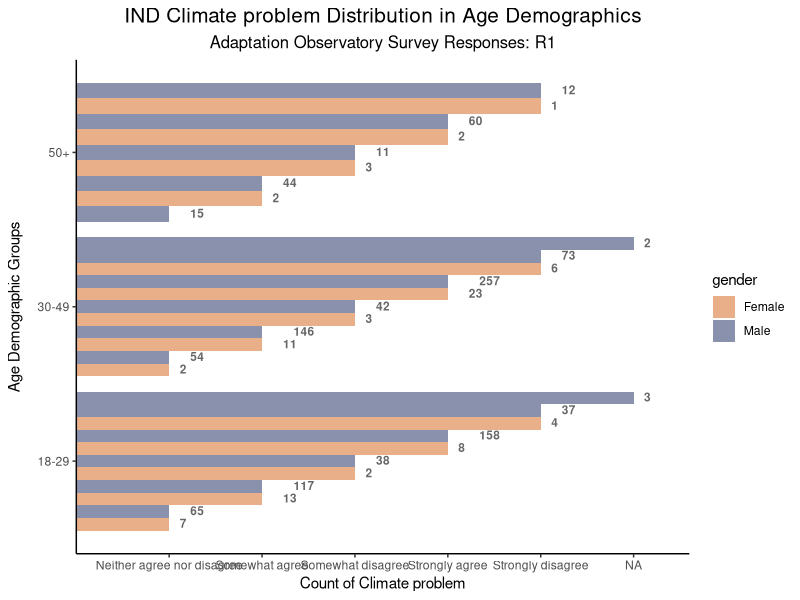

This chart was generated by the following R code: (Note: this script raises an error after producing the figure.)
## ---- chunk 1
library(here)
library(tidyverse)
library(RColorBrewer)
## ---- chunk 2
# load BGD data 
bgd <- read_csv("../clean_data/adaptation_observatory_bgd_cleaned_survey_questions_R1.csv",
                show_col_types = FALSE)
# group duplicated by phone & ip
bgd_dup <- read_csv("../clean_data/adaptation_observatory_bgd_cleaned_duplicate_survey_questions_R1.csv",
                    show_col_types = FALSE) 


# load IND data 
ind <- read_csv("../clean_data/adaptation_observatory_ind_cleaned_survey_questions_R1.csv",
                show_col_types = FALSE)
# group duplicated by phone & ip
ind_dup <- read_csv("../clean_data/adaptation_observatory_ind_cleaned_duplicate_survey_questions_R1.csv",
                    show_col_types = FALSE) 
## ---- chunk 3
colnames(ind)
## ---- chunk 4
# data wrangling
plot_data_bgd <- bgd %>%  
  mutate(age_group = case_when(
    (age >= 18 & age < 30) ~ "18-29",
    (age >= 30 & age < 50) ~ "30-49",
    (age >= 50) ~ "50+"
   )) %>% 
  mutate(age = as.integer(age)) %>% 
  filter(!is.na(age)) %>% 
  dplyr::select(age_group, gender, demo_gender, demo_age, age,
         q_language, income_brackets, demo_income,
         household_move, flood_year, stay_residence,
         flood_close, move_rural_urban, property_loss,
         housing_damage, flood_prepared, contact_authority,
         enough_eat, climate_problem, trust_government,
         region, no_surverys_submitted) 

# data wrangling
plot_data_bgd_dup <- bgd_dup %>%  
  mutate(age_group = case_when(
    (age >= 18 & age < 30) ~ "18-29",
    (age >= 30 & age < 50) ~ "30-49",
    (age >= 50) ~ "50+"
   )) %>% 
  mutate(age = as.integer(age)) %>% 
  filter(!is.na(age)) %>% 
  dplyr::select(ip_address, comp_phone1_try1, age_group,
                gender, demo_gender, demo_age, age,
                q_language, income_brackets, demo_income,
                household_move, flood_year, stay_residence,
                flood_close, move_rural_urban, property_loss,
                housing_damage, flood_prepared, contact_authority,
                enough_eat, climate_problem, trust_government,
                no_surverys_submitted, region) 

plot_data_bgd
## ---- chunk 5
# data wrangling
plot_data_ind <- ind %>%  
  mutate(age_group = case_when(
    (age >= 18 & age < 30) ~ "18-29",
    (age >= 30 & age < 50) ~ "30-49",
    (age >= 50) ~ "50+"
   )) %>% 
  mutate(age = as.integer(age)) %>% 
  filter(!is.na(age)) %>% 
  dplyr::select(age_group, gender, demo_gender, demo_age, age,
         q_language, income_brackets, demo_income,
         household_move, flood_year, stay_residence,
         flood_close, move_rural_urban, property_loss,
         housing_damage, flood_prepared, contact_authority,
         enough_eat, climate_problem, trust_government,
         no_surverys_submitted, region) 


# data wrangling
plot_data_ind_dup <- ind_dup %>%  
  mutate(age_group = case_when(
    (age >= 18 & age < 30) ~ "18-29",
    (age >= 30 & age < 50) ~ "30-49",
    (age >= 50) ~ "50+"
   )) %>% 
  mutate(age = as.integer(age)) %>% 
  filter(!is.na(age)) %>% 
  dplyr::select(ip_address, comp_phone1_try1, age_group, gender, demo_gender, demo_age, age,
         q_language, income_brackets, demo_income,
         household_move, flood_year, stay_residence,
         flood_close, move_rural_urban, property_loss,
         housing_damage, flood_prepared, contact_authority,
         enough_eat, climate_problem, trust_government,
         no_surverys_submitted, region) 


plot_data_ind_dup
plot_data_ind
## ---- chunk 6
colors <- c("Female" = "#D16014", "Male" = "#17255A")
#"#C4A287"
## ---- chunk 7
generate_plot <- function(df, country, survey_question, round_of_surveying) {
  # Create folder if it doesn't exist
  folder_path <- paste0(here("response_analysis","response_visuals"))
  if (!file.exists(folder_path)) {
    dir.create(folder_path)
    print(paste("Folder", folder_path, "created."))
  }

  # Save survey question as a title for plotting
  if (survey_question %in% names(df)) {
    # Modify survey question title
    survey_question_title <- tools::toTitleCase(survey_question)
    survey_question_title <- gsub("_", " ", survey_question_title)

    if ("Yes" %in% df[[survey_question]] | survey_question == "income_brackets" | survey_question == "region") {
      # Subset data for plotting 
      plot_data <- df %>%
        # label groups by age demo
        mutate(age_group = fct_reorder(age_group, .data[[survey_question]])) %>%
        mutate(age_group = factor(age_group, levels=c("18-29", "30-49", "50+"))) %>%
        # count frequency 
        group_by(age_group, gender, .data[[survey_question]]) %>%
        summarise(count = n()) %>%
        ungroup() %>% 
        # create histogram
        ggplot(aes(fill = gender, y = .data[[survey_question]], x= age_group)) + 
        geom_col(position="dodge", alpha=0.5, outlier.colour="transparent") +
        labs(title = paste0(country, " ", survey_question_title, " Distribution in Age Demographics"),
             subtitle = paste0("Adaptation Observatory Survey Responses: ", round_of_surveying),
             x = "Age Demographic Groups",
             y = paste0("Count of ", survey_question_title)) +
        # count of language frequency 
        geom_text(aes(label = count,
                      fontface = "bold"),
                  size = 3,
                  position = position_dodge(width = 0.9),
                  hjust = .5,
                  vjust = -0.4,
                  color = "grey40") +
        # customs
        scale_fill_manual(values = colors) +
        theme_classic()  +
        theme(
          plot.title = element_text(size = 15,
                                    hjust = .5),
          plot.subtitle = element_text(size = 12,
                                       hjust = .5),
          axis.title.y = element_text(margin = margin(t = 0, r = 10, b = 0, l = 0)) # Adjust y-axis title position
        ) 

      # Save plot as a png
      plot_filename <- paste0(folder_path, "/", round_of_surveying, "/", country, "_", survey_question, "_response_analysis_", round_of_surveying, ".png")
      ggsave(filename = plot_filename, plot = plot_data, width = 8, height = 5, dpi = 300)

      print("Plot saved successfully.")
    } else {
      # Subset data for plotting 
      plot_data <- df %>%
        # label groups by age demo
        mutate(age_group = fct_reorder(age_group, .data[[survey_question]])) %>%
        mutate(age_group = factor(age_group, levels=c("18-29", "30-49", "50+"))) %>%
        # count frequency 
        group_by(age_group, gender, .data[[survey_question]]) %>%
        summarise(count = n()) %>%
        ungroup() %>% 
        # create histogram
        ggplot(aes(fill = gender, y = .data[[survey_question]], x= age_group)) + 
        geom_col(position="dodge", alpha=0.5, outlier.colour="transparent") +
        labs(title = paste0(country, " ", survey_question_title, " Distribution in Age Demographics"),
             subtitle = paste0("Adaptation Observatory Survey Responses: ", round_of_surveying),
             x = "Age Demographic Groups",
             y = paste0("Count of ",survey_question_title)) +
        # count of language frequency 
        geom_text(aes(label = count,
                      fontface = "bold"),
                  size = 3,
                  position = position_dodge(width = 0.9),
                  hjust = -1.5,
                  vjust = 0.4,
                  color = "grey40") +
        # customs
        scale_fill_manual(values = colors) +
        coord_flip() +
        theme_classic()  +
        theme(
          plot.title = element_text(size = 15,
                                    hjust = .5),
          plot.subtitle = element_text(size = 12,
                                       hjust = .5),
          axis.title.y = element_text(margin = margin(t = 0, r = 10, b = 0, l = 0)) # Adjust y-axis title position
        )

      # Save plot as a png
      plot_filename <- paste0(folder_path, "/", country, "/", round_of_surveying, "/", country, "_", survey_question, "_response_analysis_", round_of_surveying, ".png")
      ggsave(filename = plot_filename, plot = plot_data, width = 10, height = 6, dpi = 300)

      print("Plot saved successfully.")
    } 
  } else {
    print("Specified survey question column does not exist in the dataframe.")
  }
}
## ---- chunk 8
generate_plot(plot_data_ind, "IND", "climate_problem", "R1")
## ---- chunk 9
colnames(plot_data_ind_dup)

# this confirms that all of the respondants here have unique 
# 45 repeat
repeat_bgd <- as.numeric(length(unique(bgd_dup$response_id))) - as.numeric(length(unique(bgd_dup$comp_phone1_try1)))

# 6 repeat
repeat_ind <- as.numeric(length(unique(ind_dup$response_id))) - as.numeric(length(unique(ind_dup$comp_phone1_try1)))

# okay wait, i'm not confident in my approach above bc it's not looking at commonalities between the vectors
# let's try intersect()

ip_phone_combinations <- function(data) {
  
  # Find combinations that appear more than once
  duplicated_combinations <- data[duplicated(data[, c("ip_address", "comp_phone1_try1")]) |
                                  duplicated(data[, c("ip_address", "comp_phone1_try1")], fromLast = TRUE), 
                                  c("ip_address", "comp_phone1_try1")]
  return(duplicated_combinations)
}


# Example usage:
# Assuming 'bgd_dup' is your data frame
repeat_bgd <- ip_phone_combinations(bgd_dup)


repeat_ind <- ip_phone_combinations(ind_dup)



# using join, let's isolate all observations from duplicate phone + ip
bgd_duplicates <- inner_join(plot_data_bgd_dup, repeat_bgd, by = c("ip_address", "comp_phone1_try1"))

# save file
write.csv(bgd_duplicates, file = "../clean_data/adaptation_observatory_bgd_cleaned_duplicate_survey_questions_R1.csv")


# using join, let's isolate all observations from duplicate phone + ip
ind_duplicates <- inner_join(plot_data, repeat_ind, by = c("ip_address", "comp_phone1_try1"))


# save file
write.csv(ind_duplicates, file = "../clean_data/adaptation_observatory_ind_cleaned_duplicate_survey_questions_R1.csv")
## ---- chunk 10
generate_dup_plot <- function(df, country, survey_question, round_of_surveying) {
  # Create folder if it doesn't exist
  folder_path <- paste0(here("response_analysis","response_visuals", country, round_of_surveying))
  if (!file.exists(folder_path)) {
    dir.create(folder_path)
    print(paste("Folder", folder_path, "created."))
  }

  # Save survey question as a title for plotting
  if (survey_question %in% names(df)) {
    # Modify survey question title
    survey_question_title <- tools::toTitleCase(survey_question)
    survey_question_title <- gsub("_", " ", survey_question_title)

    if ("Yes" %in% df[[survey_question]] | survey_question == "income_brackets" | survey_question == "region") {
      # Subset data for plotting 
      plot_data <- df %>%
        # label groups by age demo
        mutate(age_group = fct_reorder(age_group, .data[[survey_question]])) %>%
        mutate(age_group = factor(age_group, levels=c("18-29", "30-49", "50+"))) %>%
        # count frequency 
        group_by(age_group, gender, .data[[survey_question]]) %>%
        summarise(count = n()) %>%
        ungroup() %>% 
        # create histogram
        ggplot(aes(fill = gender, y = .data[[survey_question]], x= age_group)) + 
        geom_col(position="dodge", alpha=0.5, outlier.colour="transparent") +
        labs(title = paste0(country, " ", survey_question_title, " Distribution in Age Demographics"),
             subtitle = paste0("Adaptation Observatory Survey Responses: ", round_of_surveying),
             x = "Age Demographic Groups",
             y = paste0("Count of ", survey_question_title)) +
        # count of language frequency 
        geom_text(aes(label = count,
                      fontface = "bold"),
                  size = 3,
                  position = position_dodge(width = 0.9),
                  hjust = .5,
                  vjust = -0.4,
                  color = "grey40") +
        # customs
        scale_fill_manual(values = colors) +
        theme_classic()  +
        theme(
          plot.title = element_text(size = 15,
                                    hjust = .5),
          plot.subtitle = element_text(size = 12,
                                       hjust = .5),
          axis.title.y = element_text(margin = margin(t = 0, r = 10, b = 0, l = 0)) # Adjust y-axis title position
        ) 

      # Save plot as a png
      plot_filename <- paste0(folder_path, "/", "dup_data_vis","/","total_dup_response", "/", country, "_", survey_question, "_duplicates_response_analysis_", round_of_surveying,".png")
      ggsave(filename = plot_filename, plot = plot_data, width = 8, height = 5, dpi = 300)

      print("Plot saved successfully.")
    } else {
      # Subset data for plotting 
      plot_data <- df %>%
        # label groups by age demo
        mutate(age_group = fct_reorder(age_group, .data[[survey_question]])) %>%
        mutate(age_group = factor(age_group, levels=c("18-29", "30-49", "50+"))) %>%
        # count frequency 
        group_by(age_group, gender, .data[[survey_question]]) %>%
        summarise(count = n()) %>%
        ungroup() %>% 
        # create histogram
        ggplot(aes(fill = gender, y = .data[[survey_question]], x= age_group)) + 
        geom_col(position="dodge", alpha=0.5, outlier.colour="transparent") +
        labs(title = paste0(country, " ", survey_question_title, " Distribution in Age Demographics"),
             subtitle = paste0("Adaptation Observatory Survey Responses: ", round_of_surveying),
             x = "Age Demographic Groups",
             y = paste0("Count of ",survey_question_title)) +
        # count of language frequency 
        geom_text(aes(label = count,
                      fontface = "bold"),
                  size = 3,
                  position = position_dodge(width = 0.9),
                  hjust = -1.5,
                  vjust = 0.4,
                  color = "grey40") +
        # customs
        scale_fill_manual(values = colors) +
        coord_flip() +
        theme_classic()  +
        theme(
          plot.title = element_text(size = 15,
                                    hjust = .5),
          plot.subtitle = element_text(size = 12,
                                       hjust = .5),
          axis.title.y = element_text(margin = margin(t = 0, r = 10, b = 0, l = 0)) # Adjust y-axis title position
        )

      # Save plot as a png
      plot_filename <- paste0(folder_path, "/", "dup_data_vis","/","total_dup_response", "/", country, "_", survey_question, "_duplicates_response_analysis_", round_of_surveying,".png")
      ggsave(filename = plot_filename, plot = plot_data, width = 10, height = 6, dpi = 300)

      print("Plot saved successfully.")
    } 
  } else {
    print("Specified survey question column does not exist in the dataframe.")
  }
}
## ---- chunk 11
generate_dup_plot(ind_duplicates, "IND", "q_language", "R1")
## ---- chunk 12
generate_dup_plots <- function(df, country, survey_question, round_of_surveying) {
  # Create folder if it doesn't exist
  folder_path <- paste0(here("response_analysis","response_visuals"))
  if (!file.exists(folder_path)) {
    dir.create(folder_path)
    print(paste("Folder", folder_path, "created."))
  }
  
  # Save survey question as a title for plotting
  if (survey_question %in% names(df)) {
    # Modify survey question title
    survey_question_title <- tools::toTitleCase(survey_question)
    survey_question_title <- gsub("_", " ", survey_question_title)
    
    # Group by IP address and comp_phone1_try1
    grouped_df <- df %>%
      group_by(ip_address, comp_phone1_try1) %>%
      summarise()
    
    # Iterate over each group and generate individual histograms
    for (i in 1:nrow(grouped_df)) {
      ip <- grouped_df$ip_address[i]
      phone <- grouped_df$comp_phone1_try1[i]
      
      # Subset data for the current group
      plot_data <- df %>%
        filter(ip_address == ip, comp_phone1_try1 == phone) %>%
        # label groups by age demo
        mutate(age_group = fct_reorder(age_group, .data[[survey_question]])) %>%
        mutate(age_group = factor(age_group, levels=c("18-29", "30-49", "50+", NA))) %>%
        # count frequency 
        group_by(age_group, gender, .data[[survey_question]]) %>%
        summarise(count = n()) %>%
        ungroup() %>% 
        # create histogram
        ggplot(aes(fill = gender, y = .data[[survey_question]], x= age_group)) + 
        geom_col(position="dodge", alpha=0.5, outlier.colour="transparent") +
        labs(title = paste0(country, " ", survey_question_title, " Distribution in Age Demographics"),
             subtitle = paste0("Adaptation Observatory Survey Responses: ", round_of_surveying),
             x = "Age Demographic Groups",
             y = paste0("Count of ", survey_question_title, " (IP:", ip, ", Phone:", phone, ")")) +
        # count of language frequency 
        geom_text(aes(label = count,
                      fontface = "bold"),
                  size = 3,
                  position = position_dodge(width = 0.9),
                  hjust = .5,
                  vjust = -0.4,
                  color = "grey40") +
        # customs
        scale_fill_manual(values = colors) +
        theme_classic()  +
        theme(
          plot.title = element_text(size = 15,
                                    hjust = .5),
          plot.subtitle = element_text(size = 12,
                                       hjust = .5),
          axis.title.y = element_text(margin = margin(t = 0, r = 10, b = 0, l = 0)) # Adjust y-axis title position
        ) 
      
      # Save plot as a png
      plot_filename <- paste0(folder_path, "/", country, "/", round_of_surveying, "/", "dup_data_vis","/", "repeat_ip_cell","/",survey_question, "/", country, "_", survey_question, "duplicates_response_analysis_", round_of_surveying, "_IP_", ip, "_Phone_", phone, ".png")
      ggsave(filename = plot_filename, plot = plot_data, width = 8, height = 5, dpi = 300)
      
      print(paste("Plot for IP:", ip, "and Phone:", phone, "saved successfully."))
    }
  } else {
    print("Specified survey question column does not exist in the dataframe.")
  }
}
## ---- chunk 13
generate_dup_plots(ind_duplicates, "IND", "stay_residence", "R1")
# not working
# stay_residence 
# flood_close 
# property_loss 
# housing_damage

## ---- chunk 14
#~~~~~~~~~~~~~~~~~~~~~~~~~~~~~~~~
# ----         BGD           ----
#~~~~~~~~~~~~~~~~~~~~~~~~~~~~~~~~
# Grouped
plot_data_bgd %>%
    # label groups by age demo
  mutate(age_group = fct_reorder(age_group, q_language)) %>%
  mutate(age_group = factor(age_group, levels=c("18-29", "30-49", "50+"))) %>%
  
  # count frequency 
  group_by(age_group, gender, q_language) %>%
  summarise(count = n()) %>%
  ungroup() %>% 
  
  # create histogram
  ggplot(aes(fill = gender, y = q_language, x= age_group)) + 
  geom_col(position="dodge", alpha=0.5, outlier.colour="transparent") +
  
  labs(title = "BGD Qualtrics Language Distribution in Age Demographics",
       subtitle = "Adaptation Observatory Survey Responses: 2024 April 15",
       x = "Age Demographic Groups",
       y = "Qualtric Detected Languages") +
  
  # count of language frequency 
  geom_text(aes(label = count,
                fontface = "bold"),
            size = 3,
            position = position_dodge(width = 0.9),
            hjust = -1.5,
            vjust = 0.4,
            color = "grey40") +
  
  # customs
  scale_fill_manual(values = colors) +
  
  
  theme_classic()  +
  
  theme(
    plot.title = element_text(size = 15,
                         hjust = .5),
    
    plot.subtitle = element_text(size = 12,
                            hjust = .5)
    
  ) +
  
  coord_flip()
 
#~~~~~~~~~~~~~~~~~~~~~~~~~~~~~~~~
# ----        India          ----
#~~~~~~~~~~~~~~~~~~~~~~~~~~~~~~~~
# Subset data for plotting 
plot_data_ind %>%
  
  # label groups by age demo
  mutate(age_group = fct_reorder(age_group, q_language)) %>%
  mutate(age_group = factor(age_group, levels=c("18-29", "30-49", "50+"))) %>%
  
  # count frequency 
  group_by(age_group, gender, q_language) %>%
  summarise(count = n()) %>%
  ungroup() %>% 
  
  # create histogram
  ggplot(aes(fill = gender, y = q_language, x= age_group)) + 
  geom_col(position="dodge", alpha=0.5, outlier.colour="transparent") +
  
  labs(title = "IND Qualtrics Language Distribution in Age Demographics",
       subtitle = "Adaptation Observatory Survey Responses: 2024 April 15",
       x = "Age Demographic Groups",
       y = "Qualtric Detected Languages") +
  
  # count of language frequency 
  geom_text(aes(label = count,
                fontface = "bold"),
            size = 3,
            position = position_dodge(width = 0.9),
            hjust = -1.5,
            vjust = 0.4,
            color = "grey40") +
  
  # customs
  scale_fill_manual(values = colors) +
  
  
  theme_classic()  +
  
  theme(
    plot.title = element_text(size = 15,
                         hjust = .5),
    
    plot.subtitle = element_text(size = 12,
                            hjust = .5)
    
  ) +
  
  coord_flip()
## ---- chunk 15
#~~~~~~~~~~~~~~~~~~~~~~~~~~~~~~~~
# ----         BGD           ----
#~~~~~~~~~~~~~~~~~~~~~~~~~~~~~~~~
# Plotting the 5 income brackets
plot_data_bgd %>%
    # label groups by age demo
  mutate(age_group = fct_reorder(age_group, income_brackets)) %>%
  mutate(age_group = factor(age_group, levels=c("18-29", "30-49", "50+"))) %>%
  
  # count frequency 
  group_by(age_group, gender, income_brackets) %>%
  summarise(count = n()) %>%
  ungroup() %>% 
  # create histogram
  ggplot(aes(fill = gender,
             y = income_brackets,
             x = age_group)) + 
  geom_col(position="dodge", alpha=0.5, outlier.colour="transparent") +
  
  labs(title = "BGD Income Bracket Distribution in Age Demographics",
       subtitle = "Adaptation Observatory Survey Responses: 2024 April 15",
       x = "Age Demographic Groups",
       y = "Tax Brackets") +
  
  # count of language frequency 
  geom_text(aes(label = count,
                fontface = "bold"),
            size = 3,
            position = position_dodge(width = 0.9),
            hjust = .5,
            vjust = -1,
            color = "grey40") +
  
  # customs
  scale_fill_manual(values = colors) +
  
  
  theme_classic()  +
  
  theme(
    plot.title = element_text(size = 15,
                         hjust = .5),
    
    plot.subtitle = element_text(size = 12,
                            hjust = .5)
    
  )
#~~~~~~~~~~~~~~~~~~~~~~~~~~~~~~~~
# ----        India          ----
#~~~~~~~~~~~~~~~~~~~~~~~~~~~~~~~~
# Plotting the 5 income brackets
plot_data_ind %>%
    # label groups by age demo
  mutate(age_group = fct_reorder(age_group, income_brackets)) %>%
  mutate(age_group = factor(age_group, levels=c("18-29", "30-49", "50+"))) %>%
  
  # count frequency 
  group_by(age_group, gender, income_brackets) %>%
  summarise(count = n()) %>%
  ungroup() %>% 
  # create histogram
  ggplot(aes(fill = gender,
             y = income_brackets,
             x = age_group)) + 
  geom_col(position="dodge", alpha=0.5, outlier.colour="transparent") +
  
  labs(title = "IND Income Bracket Distribution in Age Demographics",
       subtitle = "Adaptation Observatory Survey Responses: 2024 April 15",
       x = "Age Demographic Groups",
       y = "Tax Brackets") +
  
  # count of language frequency 
  geom_text(aes(label = count,
                fontface = "bold"),
            size = 3,
            position = position_dodge(width = 0.9),
            hjust = .5,
            vjust = -1,
            color = "grey40") +
  
  # customs
  scale_fill_manual(values = colors) +
  
  
  theme_classic()  +
  
  theme(
    plot.title = element_text(size = 15,
                         hjust = .5),
    
    plot.subtitle = element_text(size = 12,
                            hjust = .5)
    
  ) 
## ---- chunk 16
#~~~~~~~~~~~~~~~~~~~~~~~~~~~~~~~~
# ----         BGD           ----
#~~~~~~~~~~~~~~~~~~~~~~~~~~~~~~~~
# Subset data for plotting 
plot_data_bgd %>%
  
  # label groups by age demo
  mutate(age_group = fct_reorder(age_group, household_move)) %>%
  mutate(age_group = factor(age_group, levels=c("18-29", "30-49", "50+"))) %>%
  
  # count frequency 
  group_by(age_group, gender, household_move) %>%
  summarise(count = n()) %>%
  ungroup() %>% 
  
  # create histogram
  ggplot(aes(fill = gender, y = household_move, x= age_group)) + 
  geom_col(position="dodge", alpha=0.5, outlier.colour="transparent") +
  
  labs(title = "BGD Household Move Distribution in Age Demographics",
       subtitle = "Adaptation Observatory Survey Responses: 2024 April 15",
       x = "Age Demographic Groups",
       y = "Survey Response") +
  
  # count of language frequency 
  geom_text(aes(label = count,
                fontface = "bold"),
            size = 3,
            position = position_dodge(width = 0.9),
            hjust = .5,
            vjust = -0.4,
            color = "grey40") +
  
  # customs
  scale_fill_manual(values = colors) +
  
  
  theme_classic()  +
  
  theme(
    plot.title = element_text(size = 15,
                         hjust = .5),
    
    plot.subtitle = element_text(size = 12,
                            hjust = .5)
    
  ) 
#~~~~~~~~~~~~~~~~~~~~~~~~~~~~~~~~
# ----        India          ----
#~~~~~~~~~~~~~~~~~~~~~~~~~~~~~~~~
# Subset data for plotting 
plot_data_ind %>%
  
  # label groups by age demo
  mutate(age_group = fct_reorder(age_group, household_move)) %>%
  mutate(age_group = factor(age_group, levels=c("18-29", "30-49", "50+"))) %>%
  
  # count frequency 
  group_by(age_group, gender, household_move) %>%
  summarise(count = n()) %>%
  ungroup() %>% 
  
  # create histogram
  ggplot(aes(fill = gender, y = household_move, x= age_group)) + 
  geom_col(position="dodge", alpha=0.5, outlier.colour="transparent") +
  
  labs(title = "IND Household Move Distribution in Age Demographics",
       subtitle = "Adaptation Observatory Survey Responses: 2024 April 15",
       x = "Age Demographic Groups",
       y = "Survey Response") +
  
  # count of language frequency 
  geom_text(aes(label = count,
                fontface = "bold"),
            size = 3,
            position = position_dodge(width = 0.9),
            hjust = .5,
            vjust = -0.4,
            color = "grey40") +
  
  # customs
  scale_fill_manual(values = colors) +
  
  
  theme_classic()  +
  
  theme(
    plot.title = element_text(size = 15,
                         hjust = .5),
    
    plot.subtitle = element_text(size = 12,
                            hjust = .5)
    
  ) 
## ---- chunk 17
#~~~~~~~~~~~~~~~~~~~~~~~~~~~~~~~~
# ----         BGD           ----
#~~~~~~~~~~~~~~~~~~~~~~~~~~~~~~~~
# Subset data for plotting 
plot_data_bgd %>%
  
  # label groups by age demo
  mutate(age_group = fct_reorder(age_group, flood_year)) %>%
  mutate(age_group = factor(age_group, levels=c("18-29", "30-49", "50+"))) %>%
  
  # count frequency 
  group_by(age_group, gender, flood_year) %>%
  summarise(count = n()) %>%
  ungroup() %>% 
  
  # create histogram
  ggplot(aes(fill = gender, y = flood_year, x= age_group)) + 
  geom_col(position="dodge", alpha=0.5, outlier.colour="transparent") +
  
  labs(title = "BGD Flood Year Distribution in Age Demographics",
       subtitle = "Adaptation Observatory Survey Responses: 2024 April 15",
       x = "Age Demographic Groups",
       y = "Survey Response") +
  
  # count of language frequency 
  geom_text(aes(label = count,
                fontface = "bold"),
            size = 3,
            position = position_dodge(width = 0.9),
            hjust = .5,
            vjust = -0.4,
            color = "grey40") +
  
  # customs
  scale_fill_manual(values = colors) +
  
  
  theme_classic()  +
  
  theme(
    plot.title = element_text(size = 15,
                         hjust = .5),
    
    plot.subtitle = element_text(size = 12,
                            hjust = .5)
    
  ) 
#~~~~~~~~~~~~~~~~~~~~~~~~~~~~~~~~
# ----        India          ----
#~~~~~~~~~~~~~~~~~~~~~~~~~~~~~~~~
# Subset data for plotting 
plot_data_ind %>%
  
  # label groups by age demo
  mutate(age_group = fct_reorder(age_group, flood_year)) %>%
  mutate(age_group = factor(age_group, levels=c("18-29", "30-49", "50+"))) %>%
  
  # count frequency 
  group_by(age_group, gender, flood_year) %>%
  summarise(count = n()) %>%
  ungroup() %>% 
  
  # create histogram
  ggplot(aes(fill = gender, y = flood_year, x= age_group)) + 
  geom_col(position="dodge", alpha=0.5, outlier.colour="transparent") +
  
  labs(title = "IND Flood Year Distribution in Age Demographics",
       subtitle = "Adaptation Observatory Survey Responses: 2024 April 15",
       x = "Age Demographic Groups",
       y = "Survey Response") +
  
  # count of language frequency 
  geom_text(aes(label = count,
                fontface = "bold"),
            size = 3,
            position = position_dodge(width = 0.9),
            hjust = .5,
            vjust = -0.4,
            color = "grey40") +
  
  # customs
  scale_fill_manual(values = colors) +
  
  
  theme_classic()  +
  
  theme(
    plot.title = element_text(size = 15,
                         hjust = .5),
    
    plot.subtitle = element_text(size = 12,
                            hjust = .5)
    
  ) 
## ---- chunk 18
#~~~~~~~~~~~~~~~~~~~~~~~~~~~~~~~~
# ----         BGD           ----
#~~~~~~~~~~~~~~~~~~~~~~~~~~~~~~~~
# Subset data for plotting 
plot_data_bgd %>%
  # label groups by age demo
  mutate(age_group = fct_reorder(age_group, stay_residence)) %>%
  mutate(age_group = factor(age_group, levels=c("18-29", "30-49", "50+"))) %>%
  
  # count frequency 
  group_by(age_group, gender, stay_residence) %>%
  summarise(count = n()) %>%
  ungroup() %>% 
  
  # create histogram
  ggplot(aes(fill = gender, y = stay_residence, x= age_group)) + 
  geom_col(position="dodge", alpha=0.5, outlier.colour="transparent") +
  
  labs(title = "BGD Stay Residence Distribution in Age Demographics",
       subtitle = "Adaptation Observatory Survey Responses: 2024 April 15",
       x = "Age Demographic Groups",
       y = "Survey Response") +
  
  # count of language frequency 
  geom_text(aes(label = count,
                fontface = "bold"),
            size = 3,
            position = position_dodge(width = 0.9),
            hjust = .5,
            vjust = -0.4,
            color = "grey40") +
  
  # customs
  scale_fill_manual(values = colors) +
  
  
  theme_classic()  +
  
  theme(
    plot.title = element_text(size = 15,
                         hjust = .5),
    
    plot.subtitle = element_text(size = 12,
                            hjust = .5)
    
  ) 

#~~~~~~~~~~~~~~~~~~~~~~~~~~~~~~~~
# ----       India           ----
#~~~~~~~~~~~~~~~~~~~~~~~~~~~~~~~~
# Subset data for plotting 
plot_data_ind %>%
  # label groups by age demo
  mutate(age_group = fct_reorder(age_group, stay_residence)) %>%
  mutate(age_group = factor(age_group, levels=c("18-29", "30-49", "50+"))) %>%
  
  # count frequency 
  group_by(age_group, gender, stay_residence) %>%
  summarise(count = n()) %>%
  ungroup() %>% 
  
  # create histogram
  ggplot(aes(fill = gender, y = stay_residence, x= age_group)) + 
  geom_col(position="dodge", alpha=0.5, outlier.colour="transparent") +
  
  labs(title = "IND Stay Residence Distribution in Age Demographics",
       subtitle = "Adaptation Observatory Survey Responses: 2024 April 15",
       x = "Age Demographic Groups",
       y = "Survey Response") +
  
  # count of language frequency 
  geom_text(aes(label = count,
                fontface = "bold"),
            size = 3,
            position = position_dodge(width = 0.9),
            hjust = .5,
            vjust = -0.4,
            color = "grey40") +
  
  # customs
  scale_fill_manual(values = colors) +
  
  
  theme_classic()  +
  
  theme(
    plot.title = element_text(size = 15,
                         hjust = .5),
    
    plot.subtitle = element_text(size = 12,
                            hjust = .5)
    
  ) 
## ---- chunk 19
#~~~~~~~~~~~~~~~~~~~~~~~~~~~~~~~~
# ----         BGD           ----
#~~~~~~~~~~~~~~~~~~~~~~~~~~~~~~~~
# Subset data for plotting 
plot_data_bgd %>%
  # label groups by age demo
  mutate(age_group = fct_reorder(age_group, flood_close)) %>%
  mutate(age_group = factor(age_group, levels=c("18-29", "30-49", "50+"))) %>%
  
  # count frequency 
  group_by(age_group, gender, flood_close) %>%
  summarise(count = n()) %>%
  ungroup() %>% 
  
  # create histogram
  ggplot(aes(fill = gender, y = flood_close, x= age_group)) + 
  geom_col(position="dodge", alpha=0.5, outlier.colour="transparent") +
  
  labs(title = "BGD Flood Close Distribution in Age Demographics",
       subtitle = "Adaptation Observatory Survey Responses: 2024 April 15",
       x = "Age Demographic Groups",
       y = "Survey Response") +
  
  # count of language frequency 
  geom_text(aes(label = count,
                fontface = "bold"),
            size = 3,
            position = position_dodge(width = 0.9),
            hjust = .5,
            vjust = -0.4,
            color = "grey40") +
  
  # customs
  scale_fill_manual(values = colors) +
  
  
  theme_classic()  +
  
  theme(
    plot.title = element_text(size = 15,
                         hjust = .5),
    
    plot.subtitle = element_text(size = 12,
                            hjust = .5)
    
  )

#~~~~~~~~~~~~~~~~~~~~~~~~~~~~~~~~
# ----         IND           ----
#~~~~~~~~~~~~~~~~~~~~~~~~~~~~~~~~
# Subset data for plotting 
plot_data_bgd %>%
  # label groups by age demo
  mutate(age_group = fct_reorder(age_group, flood_close)) %>%
  mutate(age_group = factor(age_group, levels=c("18-29", "30-49", "50+"))) %>%
  
  # count frequency 
  group_by(age_group, gender, flood_close) %>%
  summarise(count = n()) %>%
  ungroup() %>% 
  
  # create histogram
  ggplot(aes(fill = gender, y = flood_close, x= age_group)) + 
  geom_col(position="dodge", alpha=0.5, outlier.colour="transparent") +
  
  labs(title = "IND Flood Close Distribution in Age Demographics",
       subtitle = "Adaptation Observatory Survey Responses: 2024 April 15",
       x = "Age Demographic Groups",
       y = "Survey Response") +
  
  # count of language frequency 
  geom_text(aes(label = count,
                fontface = "bold"),
            size = 3,
            position = position_dodge(width = 0.9),
            hjust = .5,
            vjust = -0.4,
            color = "grey40") +
  
  # customs
  scale_fill_manual(values = colors) +
  
  
  theme_classic()  +
  
  theme(
    plot.title = element_text(size = 15,
                         hjust = .5),
    
    plot.subtitle = element_text(size = 12,
                            hjust = .5)
    
  ) 
## ---- chunk 20
#~~~~~~~~~~~~~~~~~~~~~~~~~~~~~~~~
# ----         BGD           ----
#~~~~~~~~~~~~~~~~~~~~~~~~~~~~~~~~
# Subset data for plotting 
plot_data_bgd %>%
  # label groups by age demo
  mutate(age_group = fct_reorder(age_group, move_rural_urban)) %>%
  mutate(age_group = factor(age_group, levels=c("18-29", "30-49", "50+"))) %>%
  
  # count frequency 
  group_by(age_group, gender, move_rural_urban) %>%
  summarise(count = n()) %>%
  ungroup() %>% 
  
  # create histogram
  ggplot(aes(fill = gender, y = move_rural_urban, x= age_group)) + 
  geom_col(position="dodge", alpha=0.5, outlier.colour="transparent") +
  
  labs(title = "BGD Move Rural Urban Distribution in Age Demographics",
       subtitle = "Adaptation Observatory Survey Responses: 2024 April 15",
       x = "Age Demographic Groups",
       y = "Survey Response") +
  
  # count of language frequency 
  geom_text(aes(label = count,
                fontface = "bold"),
            size = 3,
            position = position_dodge(width = 0.9),
            hjust = .5,
            vjust = -0.4,
            color = "grey40") +
  
  # customs
  scale_fill_manual(values = colors) +
  
  
  theme_classic()  +
  
  theme(
    plot.title = element_text(size = 15,
                         hjust = .5),
    
    plot.subtitle = element_text(size = 12,
                            hjust = .5)
    
  ) 

#~~~~~~~~~~~~~~~~~~~~~~~~~~~~~~~~
# ----         IND           ----
#~~~~~~~~~~~~~~~~~~~~~~~~~~~~~~~~
# Subset data for plotting 
plot_data_ind %>%
  # label groups by age demo
  mutate(age_group = fct_reorder(age_group, move_rural_urban)) %>%
  mutate(age_group = factor(age_group, levels=c("18-29", "30-49", "50+"))) %>%
  
  # count frequency 
  group_by(age_group, gender, move_rural_urban) %>%
  summarise(count = n()) %>%
  ungroup() %>% 
  
  # create histogram
  ggplot(aes(fill = gender, y = move_rural_urban, x= age_group)) + 
  geom_col(position="dodge", alpha=0.5, outlier.colour="transparent") +
  
  labs(title = "IND Move Rural Urban Distribution in Age Demographics",
       subtitle = "Adaptation Observatory Survey Responses: 2024 April 15",
       x = "Age Demographic Groups",
       y = "Survey Response") +
  
  # count of language frequency 
  geom_text(aes(label = count,
                fontface = "bold"),
            size = 3,
            position = position_dodge(width = 0.9),
            hjust = .5,
            vjust = -0.4,
            color = "grey40") +
  
  # customs
  scale_fill_manual(values = colors) +
  
  
  theme_classic()  +
  
  theme(
    plot.title = element_text(size = 15,
                         hjust = .5),
    
    plot.subtitle = element_text(size = 12,
                            hjust = .5)
    
  ) 
## ---- chunk 21
#~~~~~~~~~~~~~~~~~~~~~~~~~~~~~~~~
# ----         BGD           ----
#~~~~~~~~~~~~~~~~~~~~~~~~~~~~~~~~
# Subset data for plotting 
plot_data_bgd %>%
  # label groups by age demo
  mutate(age_group = fct_reorder(age_group, property_loss)) %>%
  mutate(age_group = factor(age_group, levels=c("18-29", "30-49", "50+"))) %>%
  
  # count frequency 
  group_by(age_group, gender, property_loss) %>%
  summarise(count = n()) %>%
  ungroup() %>% 
  
  # create histogram
  ggplot(aes(fill = gender, y = property_loss, x= age_group)) + 
  geom_col(position="dodge", alpha=0.5, outlier.colour="transparent") +
  
  labs(title = "BGD Property Loss Distribution in Age Demographics",
       subtitle = "Adaptation Observatory Survey Responses: 2024 April 15",
       x = "Age Demographic Groups",
       y = "Survey Response") +
  
  # count of language frequency 
  geom_text(aes(label = count,
                fontface = "bold"),
            size = 3,
            position = position_dodge(width = 0.9),
            hjust = .5,
            vjust = -0.4,
            color = "grey40") +
  
  # customs
  scale_fill_manual(values = colors) +
  
  
  theme_classic()  +
  
  theme(
    plot.title = element_text(size = 15,
                         hjust = .5),
    
    plot.subtitle = element_text(size = 12,
                            hjust = .5)
    
  ) 

#~~~~~~~~~~~~~~~~~~~~~~~~~~~~~~~~
# ----         IND           ----
#~~~~~~~~~~~~~~~~~~~~~~~~~~~~~~~~
# Subset data for plotting 
plot_data_ind %>%
  # label groups by age demo
  mutate(age_group = fct_reorder(age_group, property_loss)) %>%
  mutate(age_group = factor(age_group, levels=c("18-29", "30-49", "50+"))) %>%
  
  # count frequency 
  group_by(age_group, gender, property_loss) %>%
  summarise(count = n()) %>%
  ungroup() %>% 
  
  # create histogram
  ggplot(aes(fill = gender, y = property_loss, x= age_group)) + 
  geom_col(position="dodge", alpha=0.5, outlier.colour="transparent") +
  
  labs(title = "IND Property Loss Distribution in Age Demographics",
       subtitle = "Adaptation Observatory Survey Responses: 2024 April 15",
       x = "Age Demographic Groups",
       y = "Survey Response") +
  
  # count of language frequency 
  geom_text(aes(label = count,
                fontface = "bold"),
            size = 3,
            position = position_dodge(width = 0.9),
            hjust = .5,
            vjust = -0.4,
            color = "grey40") +
  
  # customs
  scale_fill_manual(values = colors) +
  
  
  theme_classic()  +
  
  theme(
    plot.title = element_text(size = 15,
                         hjust = .5),
    
    plot.subtitle = element_text(size = 12,
                            hjust = .5)
    
  ) 
## ---- chunk 22
#~~~~~~~~~~~~~~~~~~~~~~~~~~~~~~~~
# ----         BGD           ----
#~~~~~~~~~~~~~~~~~~~~~~~~~~~~~~~~
# Subset data for plotting 
plot_data_bgd %>%
  # label groups by age demo
  mutate(age_group = fct_reorder(age_group, housing_damage)) %>%
  mutate(age_group = factor(age_group, levels=c("18-29", "30-49", "50+"))) %>%
  
  # count frequency 
  group_by(age_group, gender, housing_damage) %>%
  summarise(count = n()) %>%
  ungroup() %>% 
  
  # create histogram
  ggplot(aes(fill = gender, y = housing_damage, x= age_group)) + 
  geom_col(position="dodge", alpha=0.5, outlier.colour="transparent") +
  
  labs(title = "BGD Housing Damage Distribution in Age Demographics",
       subtitle = "Adaptation Observatory Survey Responses: 2024 April 15",
       x = "Age Demographic Groups",
       y = "Survey Response") +
  
  # count of language frequency 
  geom_text(aes(label = count,
                fontface = "bold"),
            size = 3,
            position = position_dodge(width = 0.9),
            hjust = .5,
            vjust = -0.4,
            color = "grey40") +
  
  # customs
  scale_fill_manual(values = colors) +
  
  
  theme_classic()  +
  
  theme(
    plot.title = element_text(size = 15,
                         hjust = .5),
    
    plot.subtitle = element_text(size = 12,
                            hjust = .5)
    
  ) 
#~~~~~~~~~~~~~~~~~~~~~~~~~~~~~~~~
# ----         IND           ----
#~~~~~~~~~~~~~~~~~~~~~~~~~~~~~~~~
# Subset data for plotting 
plot_data_ind %>%
  # label groups by age demo
  mutate(age_group = fct_reorder(age_group, housing_damage)) %>%
  mutate(age_group = factor(age_group, levels=c("18-29", "30-49", "50+"))) %>%
  
  # count frequency 
  group_by(age_group, gender, housing_damage) %>%
  summarise(count = n()) %>%
  ungroup() %>% 
  
  # create histogram
  ggplot(aes(fill = gender, y = housing_damage, x= age_group)) + 
  geom_col(position="dodge", alpha=0.5, outlier.colour="transparent") +
  
  labs(title = "IND Housing Damage Distribution in Age Demographics",
       subtitle = "Adaptation Observatory Survey Responses: 2024 April 15",
       x = "Age Demographic Groups",
       y = "Survey Response") +
  
  # count of language frequency 
  geom_text(aes(label = count,
                fontface = "bold"),
            size = 3,
            position = position_dodge(width = 0.9),
            hjust = .5,
            vjust = -0.4,
            color = "grey40") +
  
  # customs
  scale_fill_manual(values = colors) +
  
  
  theme_classic()  +
  
  theme(
    plot.title = element_text(size = 15,
                         hjust = .5),
    
    plot.subtitle = element_text(size = 12,
                            hjust = .5)
    
  )
## ---- chunk 23
#~~~~~~~~~~~~~~~~~~~~~~~~~~~~~~~~
# ----         BGD           ----
#~~~~~~~~~~~~~~~~~~~~~~~~~~~~~~~~
# Subset data for plotting 
plot_data_bgd %>%
  # label groups by age demo
  mutate(age_group = fct_reorder(age_group, flood_prepared)) %>%
  mutate(age_group = factor(age_group, levels=c("18-29", "30-49", "50+"))) %>%
  
  # count frequency 
  group_by(age_group, gender, flood_prepared) %>%
  summarise(count = n()) %>%
  ungroup() %>% 
  
  # create histogram
  ggplot(aes(fill = gender, y = flood_prepared, x= age_group)) + 
  geom_col(position="dodge", alpha=0.5, outlier.colour="transparent") +
  
  labs(title = "BGD Flood Prepared Distribution in Age Demographics",
       subtitle = "Adaptation Observatory Survey Responses: 2024 April 15",
       x = "Age Demographic Groups",
       y = "Survey Response") +
  
  # count of language frequency 
  geom_text(aes(label = count,
                fontface = "bold"),
            size = 3,
            position = position_dodge(width = 0.9),
            hjust = -1.5,
            vjust = 0.4,
            color = "grey40") +
  
  # customs
  scale_fill_manual(values = colors) +
  
  
  theme_classic()  +
  
  theme(
    plot.title = element_text(size = 15,
                         hjust = .5),
    
    plot.subtitle = element_text(size = 12,
                            hjust = .5)
    
  ) +
  
  coord_flip()

#~~~~~~~~~~~~~~~~~~~~~~~~~~~~~~~~
# ----         IND           ----
#~~~~~~~~~~~~~~~~~~~~~~~~~~~~~~~~
# Subset data for plotting 
plot_data_ind %>%
  # label groups by age demo
  mutate(age_group = fct_reorder(age_group, flood_prepared)) %>%
  mutate(age_group = factor(age_group, levels=c("18-29", "30-49", "50+"))) %>%
  
  # count frequency 
  group_by(age_group, gender, flood_prepared) %>%
  summarise(count = n()) %>%
  ungroup() %>% 
  
  # create histogram
  ggplot(aes(fill = gender, y = flood_prepared, x= age_group)) + 
  geom_col(position="dodge", alpha=0.5, outlier.colour="transparent") +
  
  labs(title = "IND Flood Prepared Distribution in Age Demographics",
       subtitle = "Adaptation Observatory Survey Responses: 2024 April 15",
       x = "Age Demographic Groups",
       y = "Survey Response") +
  
  # count of language frequency 
  geom_text(aes(label = count,
                fontface = "bold"),
            size = 3,
            position = position_dodge(width = 0.9),
            hjust = -1.5,
            vjust = 0.4,
            color = "grey40") +
  
  # customs
  scale_fill_manual(values = colors) +
  
  
  theme_classic()  +
  
  theme(
    plot.title = element_text(size = 15,
                         hjust = .5),
    
    plot.subtitle = element_text(size = 12,
                            hjust = .5)
    
  ) +
  coord_flip()
## ---- chunk 24
#~~~~~~~~~~~~~~~~~~~~~~~~~~~~~~~~
# ----         BGD           ----
#~~~~~~~~~~~~~~~~~~~~~~~~~~~~~~~~
# Subset data for plotting 
plot_data_bgd %>%
  # label groups by age demo
  mutate(age_group = fct_reorder(age_group, contact_authority)) %>%
  mutate(age_group = factor(age_group, levels=c("18-29", "30-49", "50+"))) %>%
  
  # count frequency 
  group_by(age_group, gender, contact_authority) %>%
  summarise(count = n()) %>%
  ungroup() %>% 
  
  # create histogram
  ggplot(aes(fill = gender, y = contact_authority, x= age_group)) + 
  geom_col(position="dodge", alpha=0.5, outlier.colour="transparent") +
  
  labs(title = "BGD Contact Authority Distribution in Age Demographics",
       subtitle = "Adaptation Observatory Survey Responses: 2024 April 15",
       x = "Age Demographic Groups",
       y = "Survey Response") +
  
  # count of language frequency 
  geom_text(aes(label = count,
                fontface = "bold"),
            size = 3,
            position = position_dodge(width = 0.9),
            hjust = .5,
            vjust = -0.4,
            color = "grey40") +
  
  # customs
  scale_fill_manual(values = colors) +
  
  
  theme_classic()  +
  
  theme(
    plot.title = element_text(size = 15,
                         hjust = .5),
    
    plot.subtitle = element_text(size = 12,
                            hjust = .5)
    
  )

#~~~~~~~~~~~~~~~~~~~~~~~~~~~~~~~~
# ----         IND           ----
#~~~~~~~~~~~~~~~~~~~~~~~~~~~~~~~~
# Subset data for plotting 
plot_data_ind %>%
  # label groups by age demo
  mutate(age_group = fct_reorder(age_group, contact_authority)) %>%
  mutate(age_group = factor(age_group, levels=c("18-29", "30-49", "50+"))) %>%
  
  # count frequency 
  group_by(age_group, gender, contact_authority) %>%
  summarise(count = n()) %>%
  ungroup() %>% 
  
  # create histogram
  ggplot(aes(fill = gender, y = contact_authority, x= age_group)) + 
  geom_col(position="dodge", alpha=0.5, outlier.colour="transparent") +
  
  labs(title = "IND Contact Authority Distribution in Age Demographics",
       subtitle = "Adaptation Observatory Survey Responses: 2024 April 15",
       x = "Age Demographic Groups",
       y = "Survey Response") +
  
  # count of language frequency 
  geom_text(aes(label = count,
                fontface = "bold"),
            size = 3,
            position = position_dodge(width = 0.9),
            hjust = .5,
            vjust = -0.4,
            color = "grey40") +
  
  # customs
  scale_fill_manual(values = colors) +
  
  
  theme_classic()  +
  
  theme(
    plot.title = element_text(size = 15,
                         hjust = .5),
    
    plot.subtitle = element_text(size = 12,
                            hjust = .5)
    
  )
## ---- chunk 25
#~~~~~~~~~~~~~~~~~~~~~~~~~~~~~~~~
# ----         BGD           ----
#~~~~~~~~~~~~~~~~~~~~~~~~~~~~~~~~
# Subset data for plotting 
plot_data_bgd %>%
  # label groups by age demo
  mutate(age_group = fct_reorder(age_group, enough_eat)) %>%
  mutate(age_group = factor(age_group, levels=c("18-29", "30-49", "50+"))) %>%
  
  # count frequency 
  group_by(age_group, gender, enough_eat) %>%
  summarise(count = n()) %>%
  ungroup() %>% 
  
  # create histogram
  ggplot(aes(fill = gender, y = enough_eat, x= age_group)) + 
  geom_col(position="dodge", alpha=0.5, outlier.colour="transparent") +
  
  labs(title = "BGD Enough Eat Distribution in Age Demographics",
       subtitle = "Adaptation Observatory Survey Responses: 2024 April 15",
       x = "Age Demographic Groups",
       y = "Survey Response") +
  
  # count of language frequency 
  geom_text(aes(label = count,
                fontface = "bold"),
            size = 3,
            position = position_dodge(width = 0.9),
            hjust = .5,
            vjust = -0.4,
            color = "grey40") +
  
  # customs
  scale_fill_manual(values = colors) +
  
  
  theme_classic()  +
  
  theme(
    plot.title = element_text(size = 15,
                         hjust = .5),
    
    plot.subtitle = element_text(size = 12,
                            hjust = .5)
    
  )

#~~~~~~~~~~~~~~~~~~~~~~~~~~~~~~~~
# ----         IND           ----
#~~~~~~~~~~~~~~~~~~~~~~~~~~~~~~~~
# Subset data for plotting 
plot_data_ind %>%
  # label groups by age demo
  mutate(age_group = fct_reorder(age_group, enough_eat)) %>%
  mutate(age_group = factor(age_group, levels=c("18-29", "30-49", "50+"))) %>%
  
  # count frequency 
  group_by(age_group, gender, enough_eat) %>%
  summarise(count = n()) %>%
  ungroup() %>% 
  
  # create histogram
  ggplot(aes(fill = gender, y = enough_eat, x= age_group)) + 
  geom_col(position="dodge", alpha=0.5, outlier.colour="transparent") +
  
  labs(title = "IND Enough Eat Distribution in Age Demographics",
       subtitle = "Adaptation Observatory Survey Responses: 2024 April 15",
       x = "Age Demographic Groups",
       y = "Survey Response") +
  
  # count of language frequency 
  geom_text(aes(label = count,
                fontface = "bold"),
            size = 3,
            position = position_dodge(width = 0.9),
            hjust = .5,
            vjust = -0.4,
            color = "grey40") +
  
  # customs
  scale_fill_manual(values = colors) +
  
  
  theme_classic()  +
  
  theme(
    plot.title = element_text(size = 15,
                         hjust = .5),
    
    plot.subtitle = element_text(size = 12,
                            hjust = .5)
    
  )
## ---- chunk 26
#~~~~~~~~~~~~~~~~~~~~~~~~~~~~~~~~
# ----         BGD           ----
#~~~~~~~~~~~~~~~~~~~~~~~~~~~~~~~~
# Subset data for plotting 
plot_data_bgd %>%
  # label groups by age demo
  mutate(age_group = fct_reorder(age_group, climate_problem)) %>%
  mutate(age_group = factor(age_group, levels=c("18-29", "30-49", "50+"))) %>%
  
  # count frequency 
  group_by(age_group, gender, climate_problem) %>%
  summarise(count = n()) %>%
  ungroup() %>% 
  
  # create histogram
  ggplot(aes(fill = gender, y = climate_problem, x= age_group)) + 
  geom_col(position="dodge", alpha=0.5, outlier.colour="transparent") +
  
  labs(title = "BGD Climate Problem Distribution in Age Demographics",
       subtitle = "Adaptation Observatory Survey Responses: 2024 April 15",
       x = "Age Demographic Groups",
       y = "Survey Response") +
  
  # count of language frequency 
  geom_text(aes(label = count,
                fontface = "bold"),
            size = 3,
            position = position_dodge(width = 0.9),
            hjust = -1.5,
            vjust = 0.4,
            color = "grey40") +
  
  # customs
  scale_fill_manual(values = colors) +
  
  
  theme_classic()  +
  
  theme(
    plot.title = element_text(size = 15,
                         hjust = .5),
    
    plot.subtitle = element_text(size = 12,
                            hjust = .5)
  ) +
  
  coord_flip()
#~~~~~~~~~~~~~~~~~~~~~~~~~~~~~~~~
# ----         IND           ----
#~~~~~~~~~~~~~~~~~~~~~~~~~~~~~~~~
# Subset data for plotting 
plot_data_ind %>%
  # label groups by age demo
  mutate(age_group = fct_reorder(age_group, climate_problem)) %>%
  mutate(age_group = factor(age_group, levels=c("18-29", "30-49", "50+"))) %>%
  
  # count frequency 
  group_by(age_group, gender, climate_problem) %>%
  summarise(count = n()) %>%
  ungroup() %>% 
  
  # create histogram
  ggplot(aes(fill = gender, y = climate_problem, x= age_group)) + 
  geom_col(position="dodge", alpha=0.5, outlier.colour="transparent") +
  
  labs(title = "IND Climate Problem Distribution in Age Demographics",
       subtitle = "Adaptation Observatory Survey Responses: 2024 April 15",
       x = "Age Demographic Groups",
       y = "Survey Response") +
  
  # count of language frequency 
  geom_text(aes(label = count,
                fontface = "bold"),
            size = 3,
            position = position_dodge(width = 0.9),
            hjust = -1.5,
            vjust = 0.4,
            color = "grey40") +
  
  # customs
  scale_fill_manual(values = colors) +
  
  
  theme_classic()  +
  
  theme(
    plot.title = element_text(size = 15,
                         hjust = .5),
    
    plot.subtitle = element_text(size = 12,
                            hjust = .5)
  ) + 
  
  coord_flip()
## ---- chunk 27
#~~~~~~~~~~~~~~~~~~~~~~~~~~~~~~~~
# ----         BGD           ----
#~~~~~~~~~~~~~~~~~~~~~~~~~~~~~~~~
# Subset data for plotting 
plot_data_bgd %>%
  # label groups by age demo
  mutate(age_group = fct_reorder(age_group, trust_government)) %>%
  mutate(age_group = factor(age_group, levels=c("18-29", "30-49", "50+"))) %>%
  
  # count frequency 
  group_by(age_group, gender, trust_government) %>%
  summarise(count = n()) %>%
  ungroup() %>% 
  
  # create histogram
  ggplot(aes(fill = gender, y = trust_government, x= age_group)) + 
  geom_col(position="dodge", alpha=0.5, outlier.colour="transparent") +
  
  labs(title = "BGD Trust Government Distribution in Age Demographics",
       subtitle = "Adaptation Observatory Survey Responses: 2024 April 15",
       x = "Age Demographic Groups",
       y = "Survey Response") +
  
  # count of language frequency 
  geom_text(aes(label = count,
                fontface = "bold"),
            size = 3,
            position = position_dodge(width = 0.9),
            hjust = -1.5,
            vjust = 0.4,
            color = "grey40") +
  
  # customs
  scale_fill_manual(values = colors) +
  
  
  theme_classic()  +
  
  theme(
    plot.title = element_text(size = 15,
                         hjust = .5),
    
    plot.subtitle = element_text(size = 12,
                            hjust = .5)
  ) + 
  
  coord_flip()
#~~~~~~~~~~~~~~~~~~~~~~~~~~~~~~~~
# ----         IND           ----
#~~~~~~~~~~~~~~~~~~~~~~~~~~~~~~~~
# Subset data for plotting 
plot_data_ind %>%
  # label groups by age demo
  mutate(age_group = fct_reorder(age_group, trust_government)) %>%
  mutate(age_group = factor(age_group, levels=c("18-29", "30-49", "50+"))) %>%
  
  # count frequency 
  group_by(age_group, gender, trust_government) %>%
  summarise(count = n()) %>%
  ungroup() %>% 
  
  # create histogram
  ggplot(aes(fill = gender, y = trust_government, x= age_group)) + 
  geom_col(position="dodge", alpha=0.5, outlier.colour="transparent") +
  
  labs(title = "IND Trust Government Distribution in Age Demographics",
       subtitle = "Adaptation Observatory Survey Responses: 2024 April 15",
       x = "Age Demographic Groups",
       y = "Survey Response") +
  
  # count of language frequency 
  geom_text(aes(label = count,
                fontface = "bold"),
            size = 3,
            position = position_dodge(width = 0.9),
            hjust = -1.5,
            vjust = 0.4,
            color = "grey40") +
  
  # customs
  scale_fill_manual(values = colors) +
  
  
  theme_classic()  +
  
  theme(
    plot.title = element_text(size = 15,
                         hjust = .5),
    
    plot.subtitle = element_text(size = 12,
                            hjust = .5)
  ) + 
  
  coord_flip()
## ---- chunk 28
